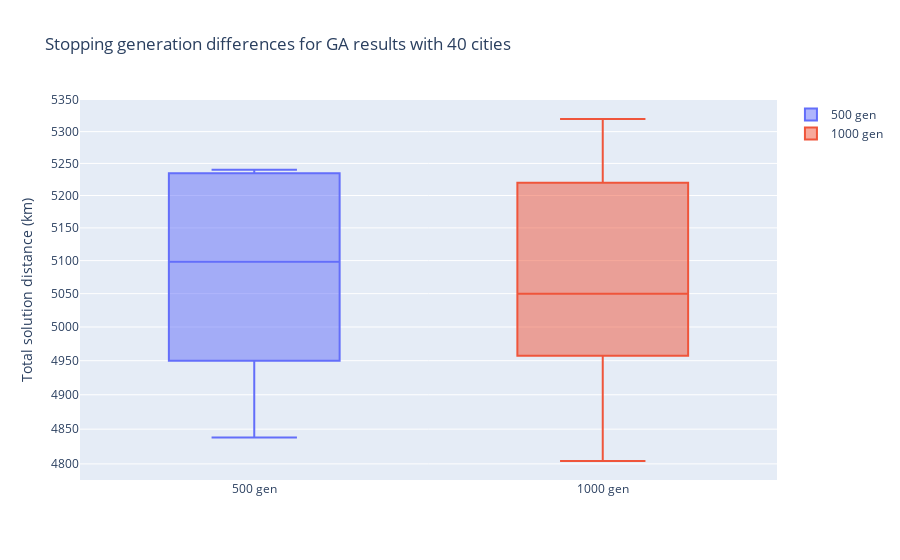

This figure's notebook cell:
### Code cell
names_40 = [
    '500 gen',
    '1000 gen'
]

data = [go.Box(y = df_gen[col], name = name) for col, name in zip(col_40_cities, names_40)]

layout = go.Layout(
    title = "Stopping generation differences for GA results with 40 cities",
    yaxis_title = 'Total solution distance (km)',
    yaxis = dict(
        type = 'log',
        autorange = True
    )
)

plotly.offline.iplot({'data':data, 'layout':layout})

### Figure 1 — Plotly figure (JSON) as saved in the notebook; plotly's stock layout.template omitted (floating-point values rounded to 4 significant figures)
{"data": [{"name": "500 gen", "type": "box", "y": [5240.0, 5089.0, 4902.0, 5239.0, 5235.0, 5092.0, 5229.0, 5105.0, 4950.0, 4838.0]}, {"name": "1000 gen", "type": "box", "y": [4957.0, 4846.0, 5041.0, 5320.0, 5260.0, 5111.0, 4998.0, 5059.0, 4804.0, 5220.0]}], "layout": {"autosize": true, "title": {"text": "Stopping generation differences for GA results with 40 cities"}, "xaxis": {"autorange": true, "range": [-0.5, 1.5], "type": "category"}, "yaxis": {"autorange": true, "range": [3.679, 3.728], "title": {"text": "Total solution distance (km)"}, "type": "log"}}}
